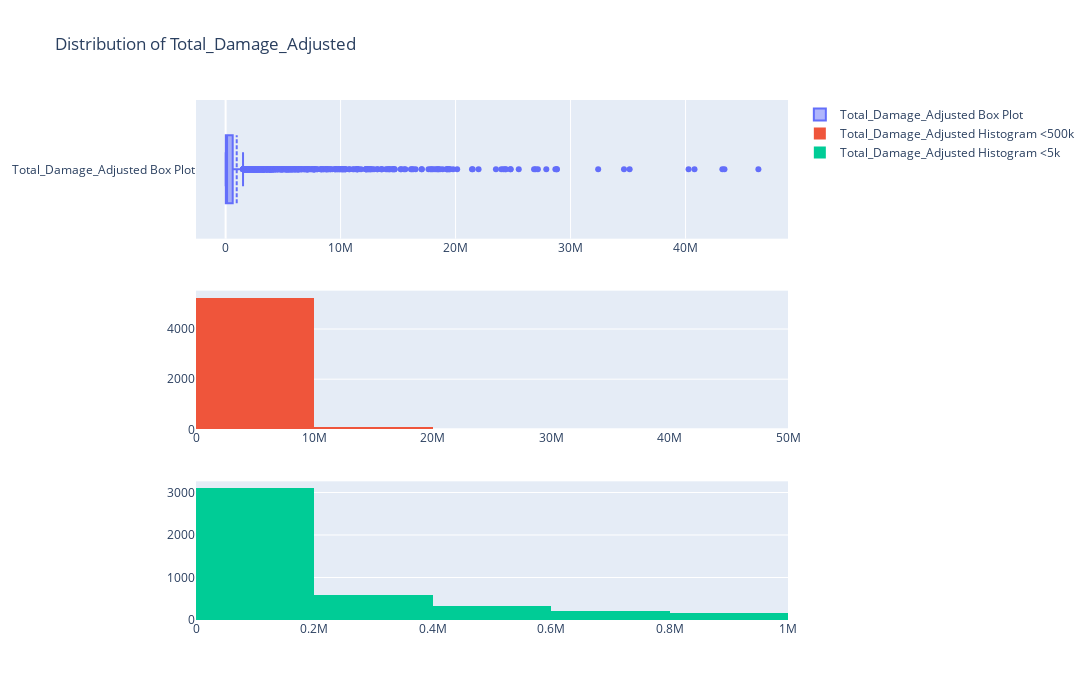

The code cell stored with this chart in its notebook:
### Code cell
fig = make_subplots(rows=3, cols=1)

tr1=go.Box(x=filteredData.loc[filteredData.Total_Damage_Adjusted < 50e6]['Total_Damage_Adjusted'],name='Total_Damage_Adjusted Box Plot',boxmean=True)
tr2=go.Histogram(x=filteredData.loc[filteredData.Total_Damage_Adjusted < 50e6]['Total_Damage_Adjusted'],name='Total_Damage_Adjusted Histogram <500k', nbinsx = 5)
tr3=go.Histogram(x=filteredData.loc[filteredData.Total_Damage_Adjusted < 10e5]['Total_Damage_Adjusted'],name='Total_Damage_Adjusted Histogram <5k', nbinsx = 5)

fig.add_trace(tr1,row=1,col=1)
fig.add_trace(tr2,row=2,col=1)
fig.add_trace(tr3,row=3,col=1)

fig.update_layout(height=700, width=1200, title_text="Distribution of Total_Damage_Adjusted")
fig.show()

### Figure 1 — Plotly figure (JSON) as saved in the notebook; plotly's stock layout.template omitted (floating-point values rounded to 4 significant figures; data arrays with more than 128 entries replaced by an {"elided": "..."} marker saying what was removed)
{"data": [{"boxmean": true, "name": "Total_Damage_Adjusted Box Plot", "type": "box", "x": {"elided": "5356 int values"}, "xaxis": "x", "yaxis": "y"}, {"name": "Total_Damage_Adjusted Histogram <500k", "nbinsx": 5, "type": "histogram", "x": {"elided": "5356 int values"}, "xaxis": "x2", "yaxis": "y2"}, {"name": "Total_Damage_Adjusted Histogram <5k", "nbinsx": 5, "type": "histogram", "x": {"elided": "4360 int values"}, "xaxis": "x3", "yaxis": "y3"}], "layout": {"height": 700, "title": {"text": "Distribution of Total_Damage_Adjusted"}, "width": 1200, "xaxis": {"anchor": "y", "domain": [0, 1]}, "xaxis2": {"anchor": "y2", "domain": [0, 1]}, "xaxis3": {"anchor": "y3", "domain": [0, 1]}, "yaxis": {"anchor": "x", "domain": [0.7333, 1]}, "yaxis2": {"anchor": "x2", "domain": [0.3667, 0.6333]}, "yaxis3": {"anchor": "x3", "domain": [0, 0.2667]}}}
